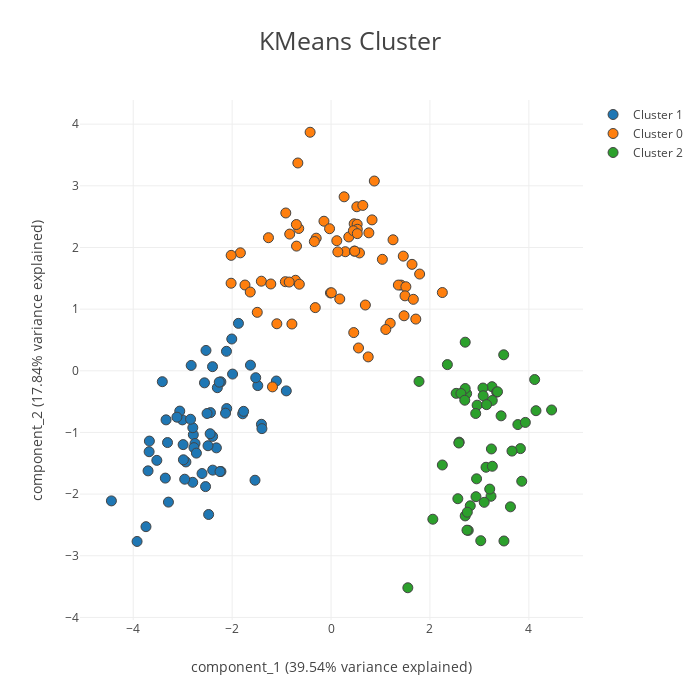

The cell this chart's notebook holds for it:
### Code cell
# OLD
# cluster(df, elbow=True)
